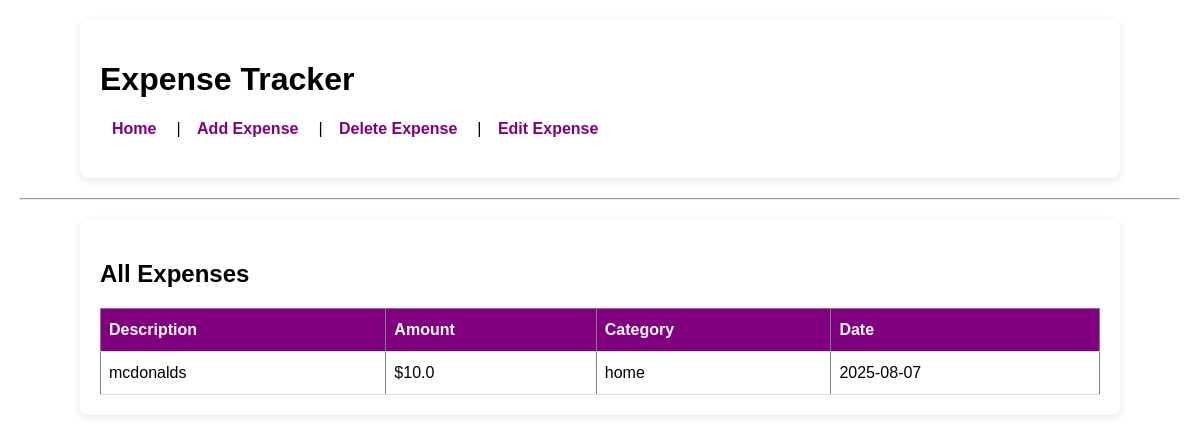
Before: / with the older database file.
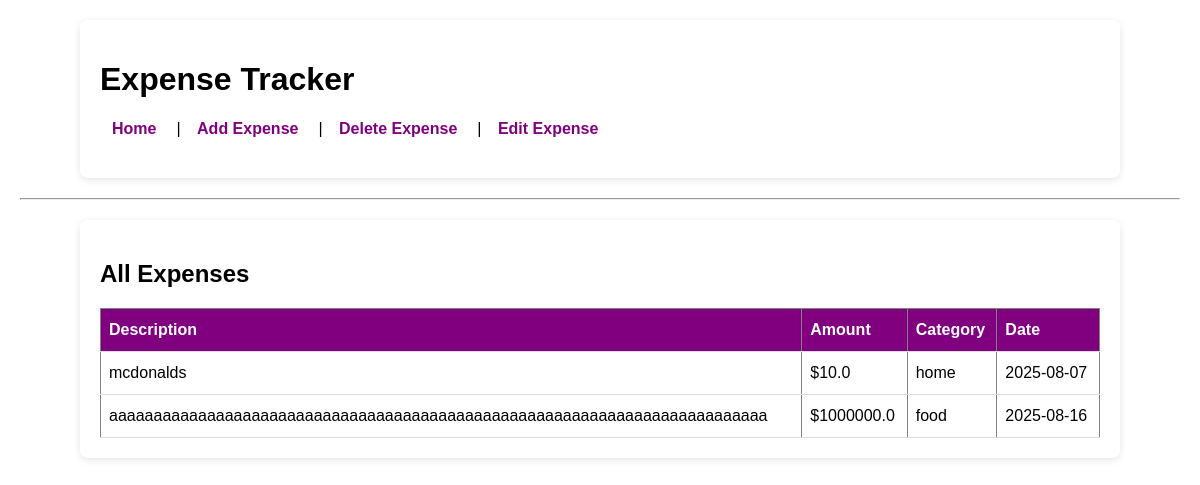
After: the same page with the newer database file.
### tables this page shows
CREATE TABLE expenses
                 (id INTEGER PRIMARY KEY AUTOINCREMENT,
                  description TEXT,
                  amount REAL,
                  category TEXT,
                  date TEXT);

### app.py (the view)
@app.route('/')
def index():
    conn = sqlite3.connect('expenses.db')
    c = conn.cursor()
    c.execute("SELECT * FROM expenses")
    expenses = c.fetchall()
    conn.close()
    return render_template('index.html', expenses=expenses)

### templates/index.html
{% extends "base.html" %}
{% block content %}
<div class="container">
<h2>All Expenses</h2>
<table border="1" cellpadding="5">
    <tr>
        <th>Description</th>
        <th>Amount</th>
        <th>Category</th>
        <th>Date</th>
    </tr>
    {% for expense in expenses %}
    <tr>
        <td>{{ expense[1] }}</td>
        <td>${{ expense[2] }}</td>
        <td>{{ expense[3] }}</td>
        <td>{{ expense[4] }}</td>
    </tr>
    {% endfor %}
</table>
</div>
{% endblock %}

### templates/base.html (shortened to what this page needs)
<!DOCTYPE html>
<html>
<head>
    <link rel="stylesheet" href="{{ url_for('static', filename='style.css') }}">
</head>
<body>
    <div class="container">
    <h1>Expense Tracker</h1>
    <nav>
        <a href="{{ url_for('index') }}">Home</a>|
        <a href="{{ url_for('add_expense') }}">Add Expense</a>|
        <a href="{{ url_for('delete_page') }}">Delete Expense</a>|
        <a href="{{ url_for('edit_page') }}">Edit Expense</a>
    </nav>
    </div>
    <hr>
    {% block content %}{% endblock %}
</body>
</html>

### static/style.css (style rules this page uses)
body { font-family: Arial, sans-serif; margin: 20px; }
nav { margin-bottom: 20px; }
nav a { margin-right: 10px; text-decoration: none; font-weight: bold; color: purple; text-decoration: none; padding: 6px 12px; margin-right: 8px; border-radius: 4px; transition: .2; }
table { border-collapse: collapse; width: 60%; }
th, td { padding: 8px; text-align: left; }
.container { max-width: 1000px; margin: 20px auto; padding: 20px; background-color: #fff; border-radius: 8px; box-shadow: 0 2px 8px rgba(0,0,0,0.1); overflow-x: auto; }
table { border-collapse: collapse; width: 100%; margin-top: 20px; }
th { background-color: purple; color: white; }
td, th { border-bottom: 1px solid #ddd; padding: 12px 8px; }

Changed rows visible on the page:
added expenses: description "aaaaaaaaaaaaaaaaaaaaaaaaaaaaaaaaaaaaaaaaaaaaaaaaaaaaaaaaaaaaaaaaaaaaaaaaaa", amount "1000000.0", category "food", date "2025-08-16"
